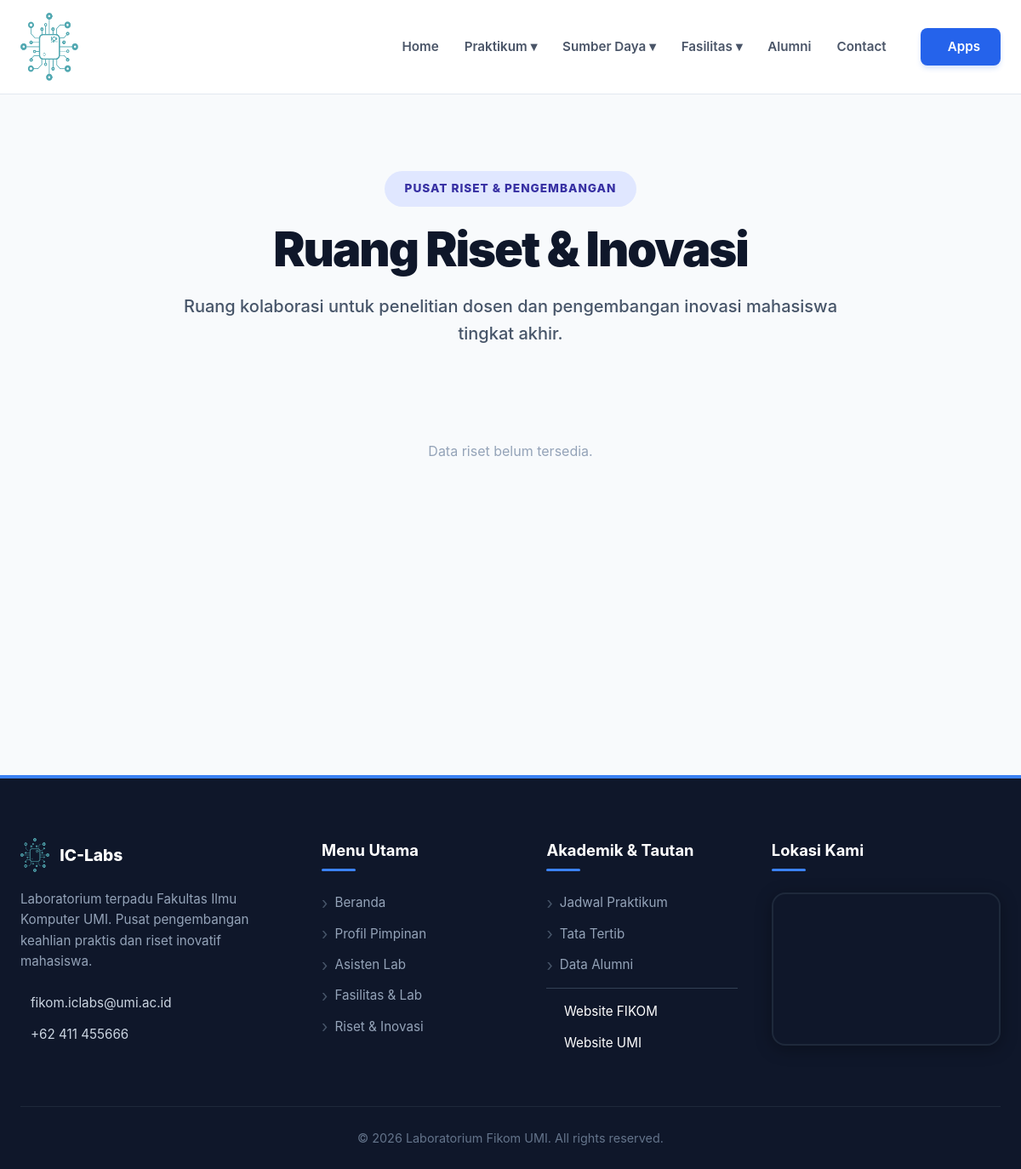
Page /public/riset on the earlier database version.
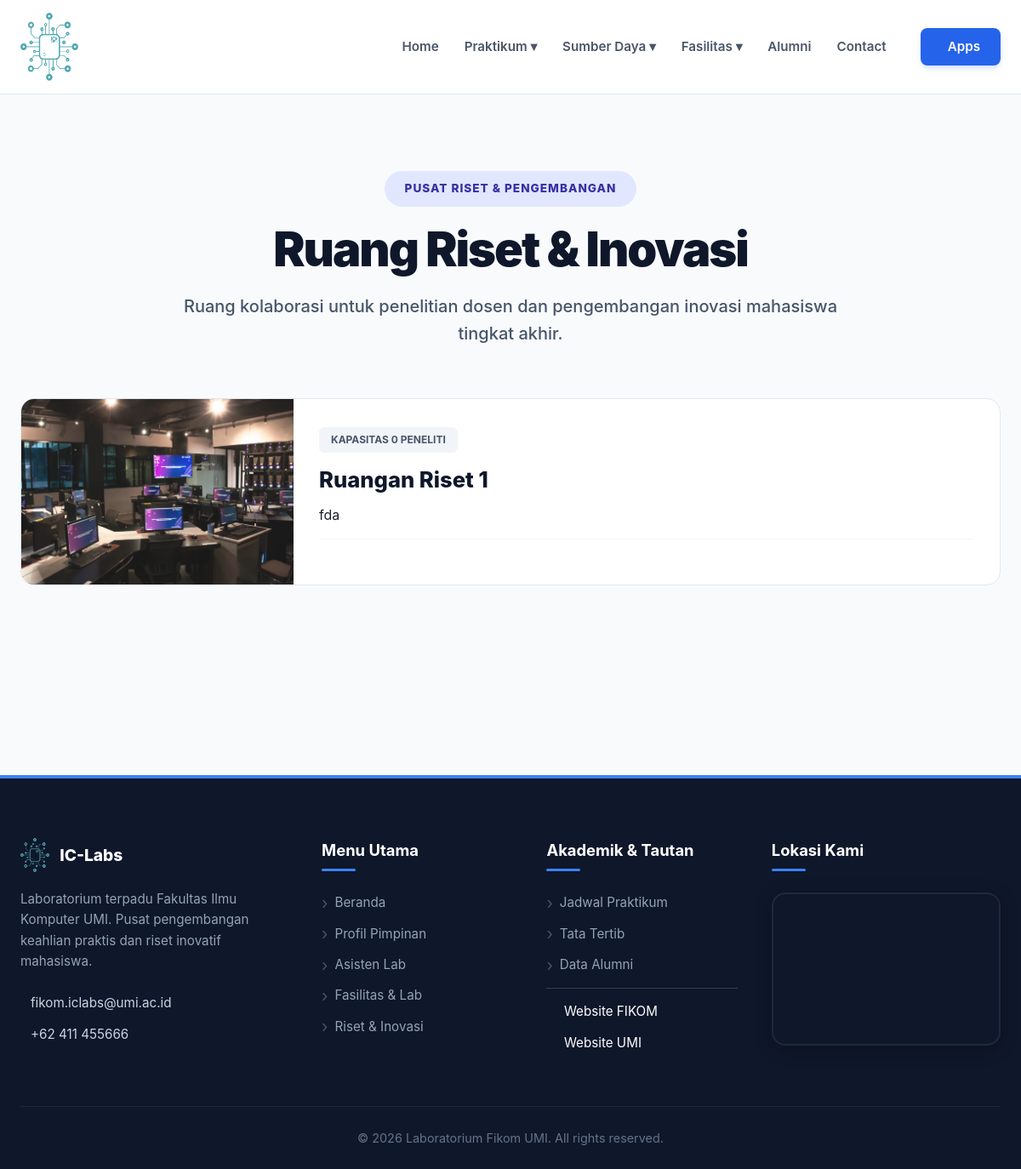
Same page on the later database version.
### tables this page shows
CREATE TABLE `laboratorium` (
  `idLaboratorium` int(11) NOT NULL,
  `nama` varchar(100) NOT NULL,
  `jenis` enum('Laboratorium','Riset') DEFAULT 'Laboratorium',
  `idKordinatorAsisten` int(11) DEFAULT NULL,
  `deskripsi` text DEFAULT NULL,
  `gambar` varchar(255) DEFAULT NULL,
  `jumlahPc` int(11) DEFAULT NULL,
  `jumlahKursi` int(11) DEFAULT NULL,
  `lokasi` varchar(255) DEFAULT NULL,
  `kapasitas` int(11) DEFAULT 0,
  `processor` varchar(255) DEFAULT NULL,
  `ram` varchar(100) DEFAULT NULL,
  `storage` varchar(100) DEFAULT NULL,
  `gpu` varchar(255) DEFAULT NULL,
  `monitor` varchar(255) DEFAULT NULL,
  `software` text DEFAULT NULL,
  `fasilitas_pendukung` text DEFAULT NULL,
  `koordinator_nama` varchar(255) DEFAULT NULL,
  `koordinator_foto` varchar(255) DEFAULT NULL
);

### app/views/fasilitas/riset.php (the view, shortened to what this page needs)
<?php
$riset_list = [];
if (!empty($data['riset'])) {
    $riset_list = $data['riset'];
} else {
    global $pdo;
    try {
        if ($pdo instanceof PDO) {
            $stmt = $pdo->query("SELECT * FROM laboratorium WHERE jenis = 'Riset' ORDER BY idLaboratorium ASC");
            $riset_list = $stmt->fetchAll(PDO::FETCH_ASSOC);
        }
    } catch (Throwable $e) { $riset_list = []; }
}
function getRisetStyle($nama) {
    $n = strtolower($nama);
    if (strpos($n, 'ai') !== false || strpos($n, 'intelligence') !== false) {
        return ['bg' => '#eff6ff', 'icon' => 'ri-brain-line', 'color' => '#2563eb', 'badge_bg' => '#dbeafe', 'badge_text' => '#1e40af'];
    } elseif (strpos($n, 'iot') !== false || strpos($n, 'network') !== false || strpos($n, 'jaringan') !== false) {
        return ['bg' => '#f0fdf4', 'icon' => 'ri-wifi-line', 'color' => '#16a34a', 'badge_bg' => '#dcfce7', 'badge_text' => '#16a34a'];
    } elseif (strpos($n, 'mobile') !== false || strpos($n, 'app') !== false) {
        return ['bg' => '#fff7ed', 'icon' => 'ri-smartphone-line', 'color' => '#ea580c', 'badge_bg' => '#ffedd5', 'badge_text' => '#9a3412'];
    } else {
        return ['bg' => '#f8fafc', 'icon' => 'ri-flask-line', 'color' => '#64748b', 'badge_bg' => '#f1f5f9', 'badge_text' => '#475569'];
    }
}
?>
<section class="fasilitas-section">
    <div class="container">
        <header class="page-header">
            <span class="header-badge">Pusat Riset & Pengembangan</span>
            <h1>Ruang Riset & Inovasi</h1>
            <p>Ruang kolaborasi untuk penelitian dosen dan pengembangan inovasi mahasiswa tingkat akhir.</p>
        </header>
        <div class="facility-grid">
            <?php if (!empty($riset_list)) : ?>
                <?php foreach ($riset_list as $row) : ?>
                    <?php
                        $style = getRisetStyle($row['nama']);
                        $descRaw = $row['deskripsi'] ?? '';
                        $deskripsi = strlen($descRaw) > 120 ? substr($descRaw, 0, 120) . '...' : $descRaw;
                    ?>
                    <a href="<?= PUBLIC_URL ?>/detail_fasilitas/<?= $row['idLaboratorium'] ?>" class="facility-row">
                        <div class="facility-img-side" style="background: <?= $style['bg'] ?>;">
                            <?php if(!empty($row['gambar']) && file_exists(ROOT_PROJECT . '/public/assets/uploads/' . $row['gambar'])): ?>
                                <img src="<?= ASSETS_URL ?>/assets/uploads/<?= $row['gambar'] ?>"
                                     style="width:100%; height:100%; object-fit:cover; opacity:0.9;">
                            <?php else: ?>
                                <div class="img-overlay-placeholder" style="background: transparent;">
                                    <i class="<?= $style['icon'] ?>" style="color: <?= $style['color'] ?>;"></i>
                                </div>
                            <?php endif; ?>
                        </div>
                        <div class="facility-info-side">
                            <div class="facility-meta">
                                <span class="badge-info" style="background:<?= $style['badge_bg'] ?>; color:<?= $style['badge_text'] ?>;">
                                    <i class="ri-group-line"></i> Kapasitas <?= $row['kapasitas'] ?> Peneliti
                                </span>
                            </div>
                            <h3><?= htmlspecialchars($row['nama']) ?></h3>
                            <p><?= htmlspecialchars($deskripsi) ?></p>
                            <div class="mini-specs">
                            </div>
                        </div>
                    </a>
                <?php endforeach; ?>
            <?php else : ?>
                <div style="text-align:center; padding:50px; color:#94a3b8; width:100%;">
                    <p>Data riset belum tersedia.</p>
                </div>
            <?php endif; ?>
        </div>
    </div>
</section>

Differences in the rows shown:
added laboratorium: gambar (picture), kapasitas "0", nama "Ruangan Riset 1", deskripsi "fda"
Other differences:
text no longer shown: "Data riset belum tersedia."
